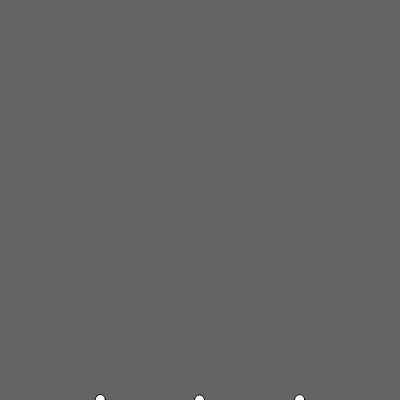
Frame 1 (no input)
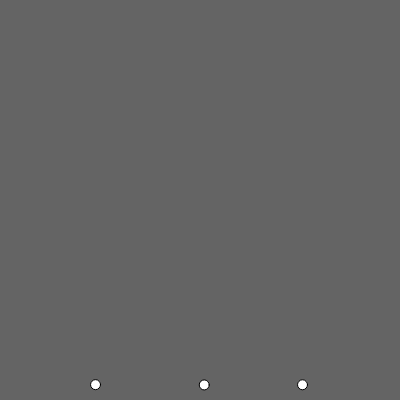
Frame 60 (no input)
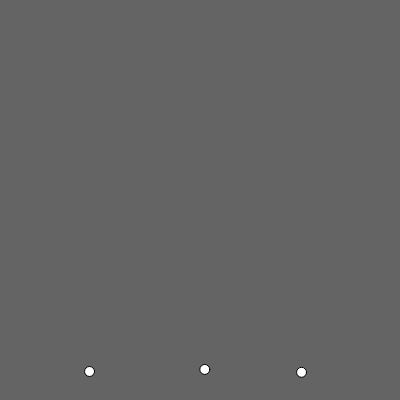
Frame 120 (the mouse pressed at the canvas centre since frame 60)

The p5.js sketch that drew these frames (run headless with seeded random() and noise() and a simulated clock; from frame 60 on, the mouse is pressed at the canvas centre):

// p5.js sketch
// ── sketch.js
var ball1;
var ball2;
var ball3;

function setup() {
  createCanvas(400, 400);
  // create a Ball class to make Ball object by calling new command.
  ball1 = new Ball(100, height);
  ball2 = new Ball(200, height);
  ball3 = new Ball(300, height);
  // ball1 = {
  // ball1 = {
  //   x:width/2,
  //   y:height,
  //   size: 10,
  //   move: function() {
  //     this.x = this.x + Math.random() - 0.5;
  //     this.y = this.y - Math.random()*0.5;
  //   },
  //   display: function() {
  //     ellipse(this.x, this.y, this.size, this.size);
  //   }
  // }
}

function draw() {
  background(100);
  ball1.move();
  ball1.display();
  ball2.move();
  ball2.display();
  ball3.move();
  ball3.display();
}

function Ball(x, y) {
  this.x = x;
  this.y = y;
  this.size = 10;
  this.move = function() {
    this.x = this.x + Math.random() - 0.5;
    this.y = this.y - Math.random() * 0.5;
  };
  this.display = function () {
    ellipse(this.x, this.y, this.size, this.size);
  }
}
